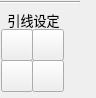
<?xml version="1.0" encoding="UTF-8"?>
<ui version="4.0">
 <class>QG_CadToolBar_LeadWire</class>
 <widget class="QWidget" name="QG_CadToolBar_LeadWire">
  <property name="geometry">
   <rect>
    <x>0</x>
    <y>0</y>
    <width>96</width>
    <height>98</height>
   </rect>
  </property>
  <property name="windowTitle">
   <string>QG_CadToolBar_LeadWire</string>
  </property>
  <widget class="QToolButton" name="btnPoint">
   <property name="enabled">
    <bool>true</bool>
   </property>
   <property name="geometry">
    <rect>
     <x>32</x>
     <y>29</y>
     <width>32</width>
     <height>32</height>
    </rect>
   </property>
   <property name="maximumSize">
    <size>
     <width>32</width>
     <height>32</height>
    </size>
   </property>
   <property name="toolTip">
    <string>端点</string>
   </property>
   <property name="text">
    <string/>
   </property>
   <property name="icon">
    <iconset>
     <activeoff>:/extui/linesangle_OFF.png</activeoff>
     <activeon>:/extui/linesangle_ON.png</activeon>
    </iconset>
   </property>
   <property name="iconSize">
    <size>
     <width>32</width>
     <height>32</height>
    </size>
   </property>
   <property name="checkable">
    <bool>true</bool>
   </property>
   <property name="autoExclusive">
    <bool>false</bool>
   </property>
  </widget>
  <widget class="QLabel" name="LeadPara">
   <property name="geometry">
    <rect>
     <x>3</x>
     <y>12</y>
     <width>61</width>
     <height>16</height>
    </rect>
   </property>
   <property name="font">
    <font>
     <family>黑体</family>
     <pointsize>10</pointsize>
    </font>
   </property>
   <property name="text">
    <string>引线设定</string>
   </property>
   <property name="alignment">
    <set>Qt::AlignCenter</set>
   </property>
  </widget>
  <widget class="QToolButton" name="btnVertical">
   <property name="geometry">
    <rect>
     <x>1</x>
     <y>29</y>
     <width>32</width>
     <height>32</height>
    </rect>
   </property>
   <property name="maximumSize">
    <size>
     <width>32</width>
     <height>32</height>
    </size>
   </property>
   <property name="toolTip">
    <string>直线</string>
   </property>
   <property name="text">
    <string/>
   </property>
   <property name="icon">
    <iconset resource="../../res/extui/extui.qrc">
     <normaloff>:/extui/linesver_OFF.png</normaloff>
     <activeoff>:/extui/linesver_OFF.png</activeoff>
     <activeon>:/extui/linesver_ON.png</activeon>:/extui/linesver_OFF.png</iconset>
   </property>
   <property name="iconSize">
    <size>
     <width>32</width>
     <height>32</height>
    </size>
   </property>
   <property name="checkable">
    <bool>true</bool>
   </property>
   <property name="autoExclusive">
    <bool>false</bool>
   </property>
  </widget>
  <widget class="QToolButton" name="btnAngle1">
   <property name="enabled">
    <bool>true</bool>
   </property>
   <property name="geometry">
    <rect>
     <x>1</x>
     <y>60</y>
     <width>32</width>
     <height>32</height>
    </rect>
   </property>
   <property name="maximumSize">
    <size>
     <width>32</width>
     <height>32</height>
    </size>
   </property>
   <property name="toolTip">
    <string>圆弧1</string>
   </property>
   <property name="text">
    <string/>
   </property>
   <property name="icon">
    <iconset>
     <activeoff>:/extui/linestan1_OFF.png</activeoff>
     <activeon>:/extui/linestan1_ON.png</activeon>
    </iconset>
   </property>
   <property name="iconSize">
    <size>
     <width>32</width>
     <height>32</height>
    </size>
   </property>
   <property name="checkable">
    <bool>true</bool>
   </property>
   <property name="autoExclusive">
    <bool>false</bool>
   </property>
  </widget>
  <widget class="QToolButton" name="btnAngle2">
   <property name="enabled">
    <bool>true</bool>
   </property>
   <property name="geometry">
    <rect>
     <x>32</x>
     <y>60</y>
     <width>32</width>
     <height>32</height>
    </rect>
   </property>
   <property name="maximumSize">
    <size>
     <width>32</width>
     <height>32</height>
    </size>
   </property>
   <property name="toolTip">
    <string>圆弧2</string>
   </property>
   <property name="text">
    <string/>
   </property>
   <property name="icon">
    <iconset>
     <activeoff>:/extui/linesorthogonal_OFF.png</activeoff>
     <activeon>:/extui/linesorthogonal_ON.png</activeon>
    </iconset>
   </property>
   <property name="iconSize">
    <size>
     <width>32</width>
     <height>32</height>
    </size>
   </property>
   <property name="checkable">
    <bool>true</bool>
   </property>
   <property name="autoExclusive">
    <bool>false</bool>
   </property>
  </widget>
  <widget class="Line" name="line">
   <property name="geometry">
    <rect>
     <x>0</x>
     <y>1</y>
     <width>80</width>
     <height>3</height>
    </rect>
   </property>
   <property name="orientation">
    <enum>Qt::Horizontal</enum>
   </property>
  </widget>
 </widget>
 <layoutdefault spacing="6" margin="11"/>
 <resources>
  <include location="../../res/extui/extui.qrc"/>
 </resources>
 <connections/>
</ui>
